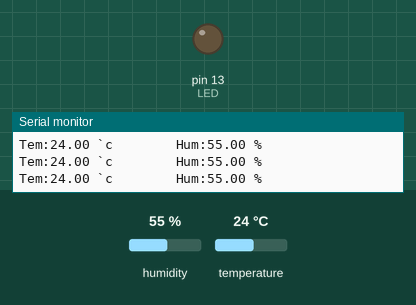
Bench run of a sketch on a simulated Arduino Uno, built with avr-gcc and run on an emulated ATmega328P. Shown: output pins drawn as LEDs (lit = HIGH), the last lines printed to the serial monitor. Inputs (shaded band) come from the test bench; at power-on: temperature 24 °C, humidity 55 %.

Above: at 2.8 s.
2.9 s: temperature set to 28 °C
5.6 s: temperature set to 31 °C
At 6.8 s:
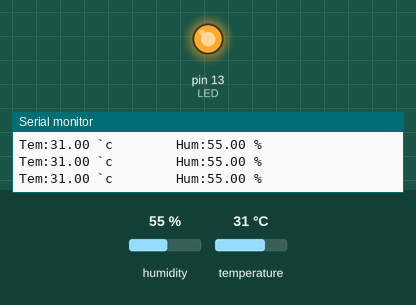
8.3 s: temperature set to 12 °C
At 11.2 s:
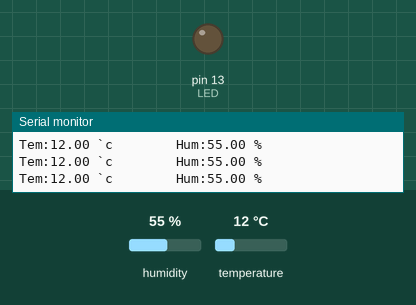
11.8 s: temperature set to 33 °C
At 12.8 s:
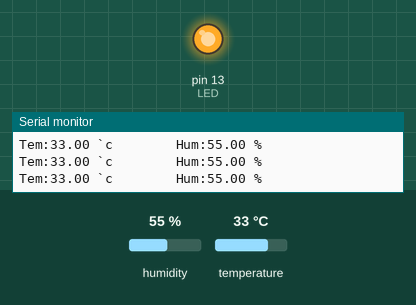
Timing chart, 0 to 14.8 s (numbered marks = the images above; inputs shaded):
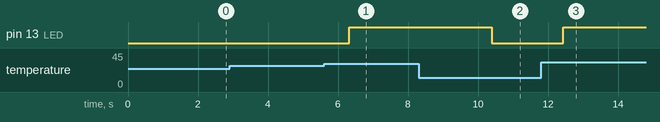

Measured:
- the behaviour switches between 29 and 30 °C on temperature (found by bisection; images 0 and 1)
- after the input at 5.6 s, pin 13 (LED): LOW → HIGH after 0.73 s
- after the input at 8.3 s, pin 13 (LED): HIGH → LOW after 2.1 s
- after the input at 11.8 s, pin 13 (LED): LOW → HIGH after 0.63 s

The sketch:

sketch_dec26g_tem.ino
```cpp
//온습도 센서
//윈도우즈+마침표 = 문자표
#include <DHT.h>
#include <DHT_U.h>

int DHTPIN = 2;
int DHTTYPE = DHT11;
int LED = 13;

DHT dht(DHTPIN, DHTTYPE);


void setup() {
  Serial.begin(115200);
  dht.begin();
  pinMode(LED,OUTPUT);

}

void loop() {
  float t = dht.readTemperature();
  float h = dht.readHumidity();

  if (isnan(h) || isnan(t)){
    Serial.println("Failed to read from DHT sensor!");
    return;
  }
  Serial.print("Tem:");
  Serial.print(t);
  Serial.print(" `c");
  Serial.print("        ");
  Serial.print("Hum:");
  Serial.print(h);
  Serial.println(" %");
  delay(200);

  if(t>=30) digitalWrite(LED, HIGH);
  else digitalWrite(LED, LOW);

}
```
